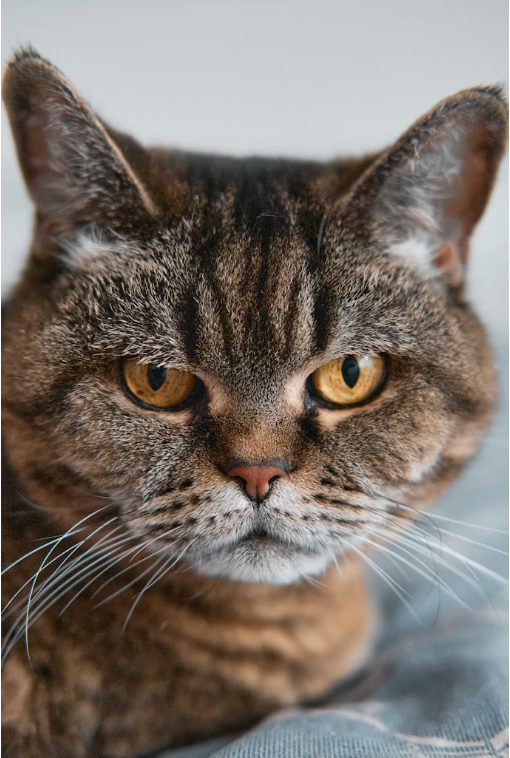
#> input picture DIP/cat.png, 510 x 758 px
$ jupyter execute 20.ipynb
#> lines starting #> are read from the running program, lines starting #| are printed output that depends on the picture; after the words box and inside, x2 and y2 are one past the last pixel; in counts of white or black regions, pixels touching at a corner belong together
## Problem 20
Write a Python program to perform region-based segmentation and thresholding.

[cell 1]
import cv2
import numpy as np
import matplotlib.pyplot as plt

# Read Image
image = cv2.imread("cat.png", cv2.IMREAD_GRAYSCALE)
#> image: shape (758, 510); min 1, max 255, mean 115.9

# 1. Global Thresholding
_, global_thresh = cv2.threshold(
    image,
    127,
    255,
    cv2.THRESH_BINARY
)
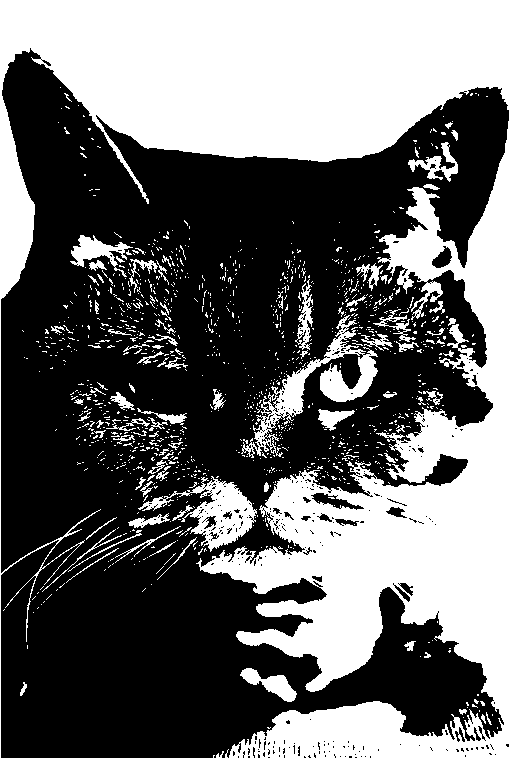
#> global_thresh: shape (758, 510); 41.3% white; 1187 white regions (1092 under 20 px), largest, box (x1, y1, x2, y2) and area: (0, 0, 510, 758) 139758, (241, 315, 378, 458) 4006, (138, 476, 257, 552) 2934


# 2. Otsu's Thresholding
otsu_thresh_value, otsu_thresh = cv2.threshold(
    image,
    0,
    255,
    cv2.THRESH_BINARY + cv2.THRESH_OTSU
)
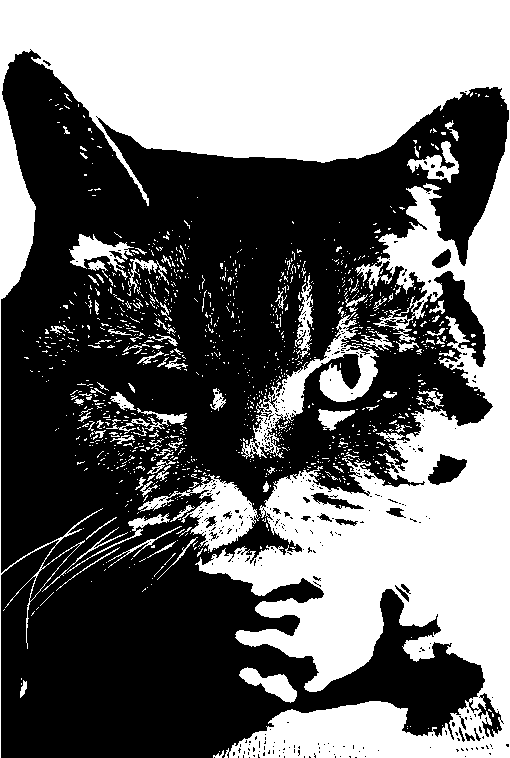
#> otsu_thresh: shape (758, 510); 43% white; 1161 white regions (1068 under 20 px), largest, box (x1, y1, x2, y2) and area: (0, 0, 510, 758) 144993, (241, 307, 379, 459) 4366, (138, 474, 260, 552) 3102
#> otsu_thresh_value = 123


# 3. Adaptive Thresholding
adaptive_thresh = cv2.adaptiveThreshold(
    image,
    255,
    cv2.ADAPTIVE_THRESH_GAUSSIAN_C,
    cv2.THRESH_BINARY,
    11,
    2
)
#> adaptive_thresh: shape (758, 510); 66.6% white; black in thin lines or dots


# 4. Region-Based Segmentation
#    Using Connected Components
# Use binary image for segmentation
binary = otsu_thresh.copy()

num_labels, labels, stats, centroids = cv2.connectedComponentsWithStats(
    binary,
    connectivity=8
)
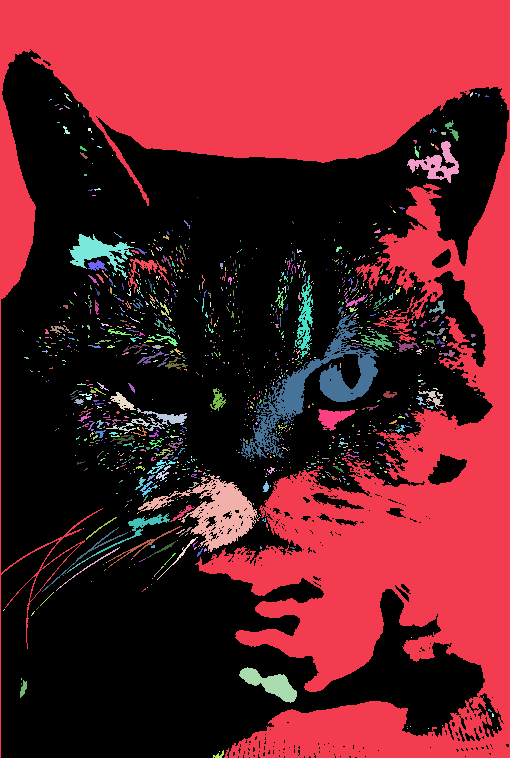
#> labels: shape (758, 510) int32; 1162 distinct labels, from 0 to 1161; one colour per label, 0 black
#> num_labels = 1162; stats = 1162 rows, first 6: [1, 49, 508, 709, 220320], [0, 0, 510, 758, 144993], [60, 87, 1, 1, 1], [64, 93, 8, 9, 18], [470, 92, 3, 5, 9], [475, 93, 2, 1, 2]; centroids = 1162 pairs, first value 3.5 to 501, second value 87 to 754.9

# Create output image
region_segmented = np.zeros_like(image)

# Assign different intensity values to different regions
for i in range(1, num_labels):
    region_segmented[labels == i] = (i * 50) % 256
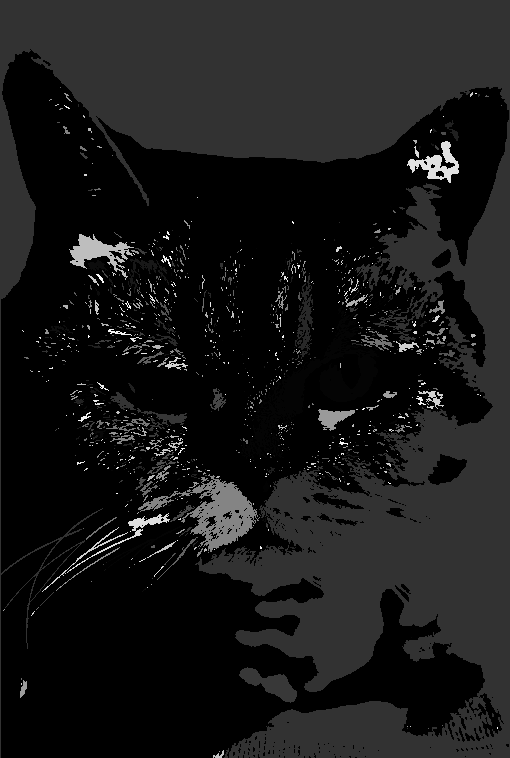
#> region_segmented: shape (758, 510); min 0, max 254, mean 24.3


# 5. Keep Only Large Regions
min_area = 500

large_regions = np.zeros_like(image)

for i in range(1, num_labels):

    area = stats[i, cv2.CC_STAT_AREA]

    if area >= min_area:
        large_regions[labels == i] = 255
#> this loop made 1161 passes
#> area on passes 1, 16, 18: 144993, 91, 26


# Display Results
plt.figure(figsize=(12, 10))

plt.subplot(2, 3, 1)
plt.imshow(image, cmap="gray")
plt.title("Original Image")
plt.axis("off")

plt.subplot(2, 3, 2)
plt.imshow(global_thresh, cmap="gray")
plt.title("Global Thresholding")
plt.axis("off")

plt.subplot(2, 3, 3)
plt.imshow(otsu_thresh, cmap="gray")
plt.title("Otsu Thresholding")
plt.axis("off")

plt.subplot(2, 3, 4)
plt.imshow(adaptive_thresh, cmap="gray")
plt.title("Adaptive Thresholding")
plt.axis("off")

plt.subplot(2, 3, 5)
plt.imshow(region_segmented, cmap="gray")
plt.title("Region-Based Segmentation")
plt.axis("off")

plt.subplot(2, 3, 6)
plt.imshow(large_regions, cmap="gray")
plt.title("Large Regions Only")
plt.axis("off")

plt.tight_layout()
plt.show()

[cell 2]
# Manual implementation of the same problem using custom logic
# This solves the same task without using OpenCV thresholding/connectedComponents helpers

import cv2
import numpy as np
import matplotlib.pyplot as plt

# Read image
image = cv2.imread("cat.png", cv2.IMREAD_GRAYSCALE)

# 1. Manual Global Thresholding
def manual_global_threshold(img, T=127):
    out = np.zeros_like(img)
    out[img >= T] = 255
    return out

# 2. Manual Otsu Thresholding
def manual_otsu_threshold(img):
    hist, _ = np.histogram(img, bins=256, range=(0, 256))
    total = img.size
    sum_hist = np.arange(256) * hist
    total_sum = sum_hist.sum()
    sumB = 0.0
    wB = 0
    max_var = 0.0
    threshold = 0

    for t in range(256):
        wB += hist[t]
        if wB == 0:
            continue
        wF = total - wB
        if wF == 0:
            break
        sumB += t * hist[t]
        mB = sumB / wB
        mF = (total_sum - sumB) / wF
        var_between = wB * wF * (mB - mF) ** 2
        if var_between > max_var:
            max_var = var_between
            threshold = t

    out = np.zeros_like(img)
    out[img >= threshold] = 255
    return threshold, out

# 3. Manual Adaptive Thresholding
def manual_adaptive_threshold(img, block_size=11, C=2):
    pad = block_size // 2
    h, w = img.shape
    out = np.zeros_like(img)
    img_pad = np.pad(img, pad, mode='edge')

    for y in range(h):
        for x in range(w):
            patch = img_pad[y:y + block_size, x:x + block_size]
            local_mean = np.mean(patch)
            threshold = local_mean - C
            out[y, x] = 255 if img[y, x] >= threshold else 0
    return out

# 4. Manual Region-Based Segmentation
def manual_connected_components(binary_img):
    h, w = binary_img.shape
    visited = np.zeros_like(binary_img, dtype=bool)
    labels = np.zeros_like(binary_img, dtype=int)
    components = []
    label = 0

    for y in range(h):
        for x in range(w):
            if binary_img[y, x] == 0 or visited[y, x]:
                continue

            label += 1
            stack = [(y, x)]
            visited[y, x] = True
            pixels = []

            while stack:
                cy, cx = stack.pop()
                pixels.append((cy, cx))
                for ny in range(max(0, cy - 1), min(h, cy + 2)):
                    for nx in range(max(0, cx - 1), min(w, cx + 2)):
                        if binary_img[ny, nx] != 0 and not visited[ny, nx]:
                            visited[ny, nx] = True
                            stack.append((ny, nx))

            components.append(pixels)
            for py, px in pixels:
                labels[py, px] = label

    return labels, components

# 5. Keep Only Large Regions
def keep_large_regions(labels, min_area=500):
    h, w = labels.shape
    out = np.zeros((h, w), dtype=np.uint8)
    region_areas = {}

    for y in range(h):
        for x in range(w):
            label = labels[y, x]
            if label != 0:
                region_areas[label] = region_areas.get(label, 0) + 1

    for y in range(h):
        for x in range(w):
            label = labels[y, x]
            if label != 0 and region_areas.get(label, 0) >= min_area:
                out[y, x] = 255
    return out

# ----- Apply manual methods -----
global_thresh = manual_global_threshold(image, 127)
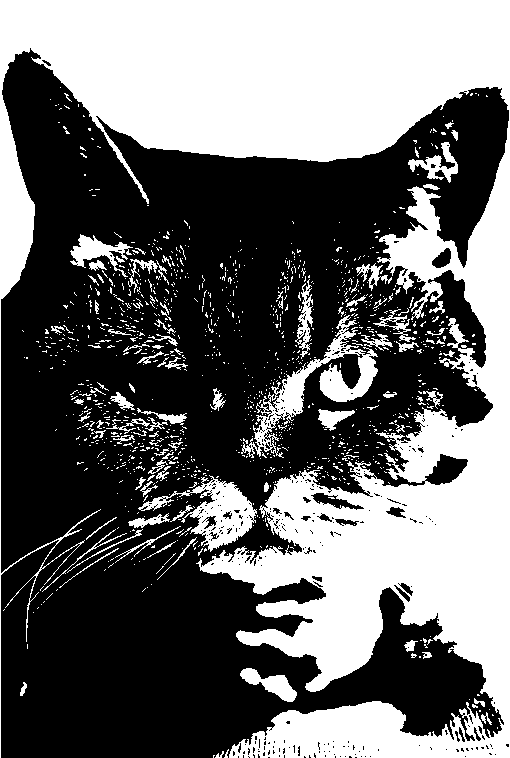
#> global_thresh: shape (758, 510); 41.7% white; 1167 white regions (1074 under 20 px), largest, box (x1, y1, x2, y2) and area: (0, 0, 510, 758) 140788, (241, 315, 378, 458) 4114, (138, 475, 257, 552) 2970
otsu_value, otsu_thresh = manual_otsu_threshold(image)
#> in manual_otsu_threshold, `hist, _ = np.histogram(img, bins=256, range=(0, 256))`: hist = 256 values, max 7126 at index 205, min 0 at index 0, mean 1510.1
#> in manual_otsu_threshold, `sum_hist = np.arange(256) * hist`: sum_hist = 256 values, max 1460830 at index 205, min 0 at index 0, mean 175068.5
#> in manual_otsu_threshold, `total_sum = sum_hist.sum()`: total_sum = 44817540
#> the loop in manual_otsu_threshold, `for t in range(256):` made 256 passes
#> (wB, wF, sumB, mB, mF, max_var) on passes 2 to 13: (1, 386579, 1, 1, 115.9, 5.11e+09), (3, 386577, 5, 1.67, 115.9, 1.51e+10), (9, 386571, 23, 2.56, 115.9, 4.47e+10), (20, 386560, 67, 3.35, 115.9, 9.8e+10), (34, 386546, 137, 4.03, 115.9, 1.65e+11), (56, 386524, 269, 4.8, 115.9, 2.67e+11), (77, 386503, 416, 5.4, 116, 3.64e+11), (111, 386469, 688, 6.2, 116, 5.17e+11), (172, 386408, 1237, 7.19, 116, 7.87e+11), (236, 386344, 1877, 7.95, 116, 1.06e+12), (349, 386231, 3120, 8.94, 116, 1.55e+12), (469, 386111, 4560, 9.72, 116.1, 2.05e+12)
#> wB on pass 1: 0
#> otsu_thresh: shape (758, 510); 43.4% white; 1133 white regions (1039 under 20 px), largest, box (x1, y1, x2, y2) and area: (0, 0, 510, 758) 145940, (241, 307, 379, 459) 4458, (138, 474, 260, 552) 3256
adaptive_thresh = manual_adaptive_threshold(image, 11, 2)
#> in manual_adaptive_threshold, `img_pad = np.pad(img, pad, mode='edge')`:
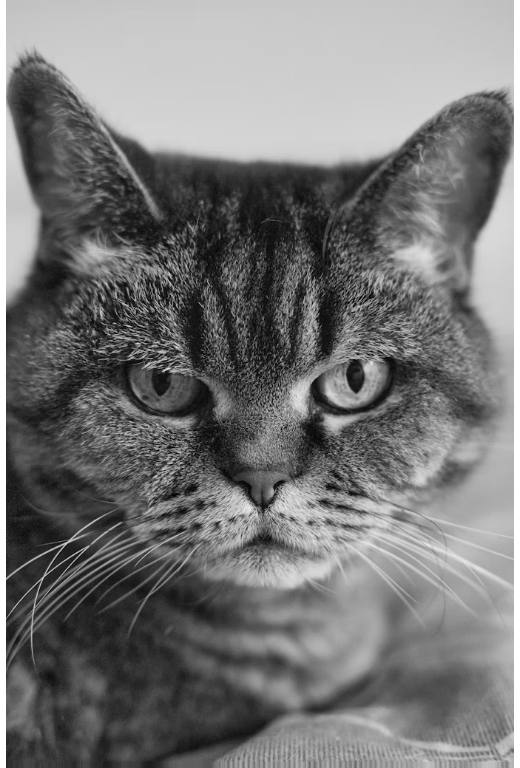
#> img_pad: shape (768, 520); min 1, max 255, mean 119.1
#> after the loop in manual_adaptive_threshold, `for y in range(h):`:
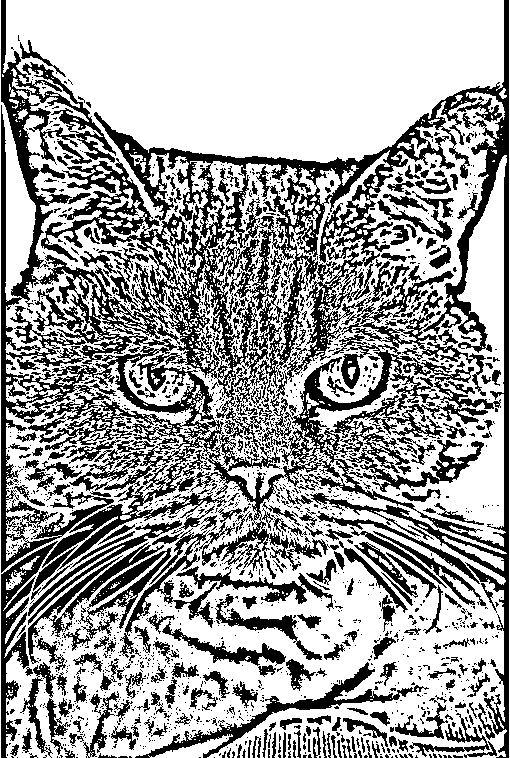
#> out: shape (758, 510); 64% white; 1827 black regions (1522 under 20 px), largest, box (x1, y1, x2, y2) and area: (1, 0, 509, 758) 84164, (135, 662, 429, 758) 2924, (1, 541, 58, 758) 2893

# Use Otsu binary image for region-based segmentation
binary = otsu_thresh.copy()
labels, components = manual_connected_components(binary)
#> after the loop in manual_connected_components, `for y in range(h):`:
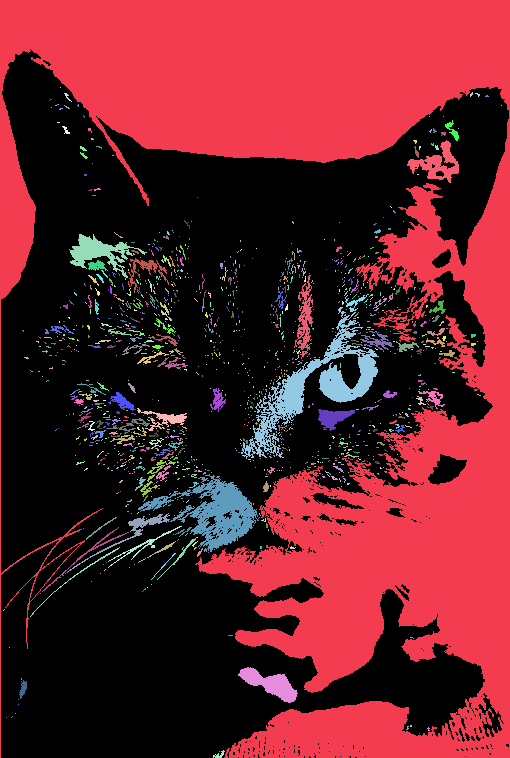
#> labels: shape (758, 510) int64; 1134 distinct labels, from 0 to 1133; one colour per label, 0 black
region_segmented = np.zeros_like(image)
for i in range(1, len(components) + 1):
    region_segmented[labels == i] = (i * 50) % 256
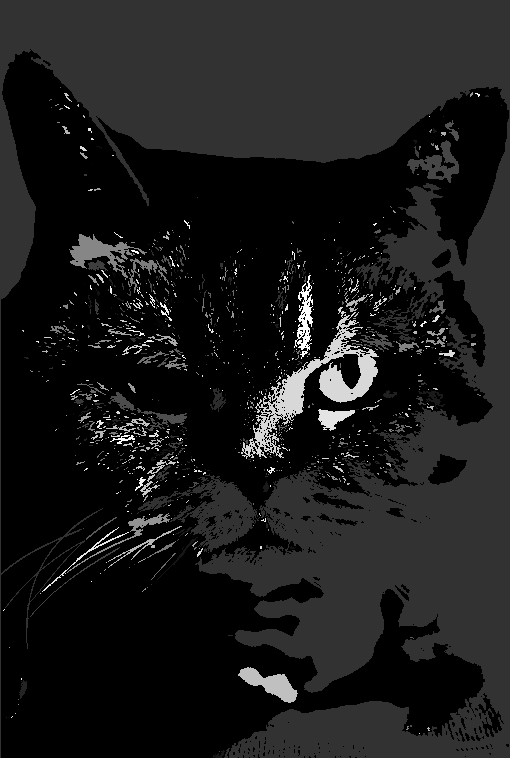
#> region_segmented: shape (758, 510); min 0, max 254, mean 26.8

large_regions = keep_large_regions(labels, min_area=500)
#> after the loop in keep_large_regions, `for y in range(h):`:
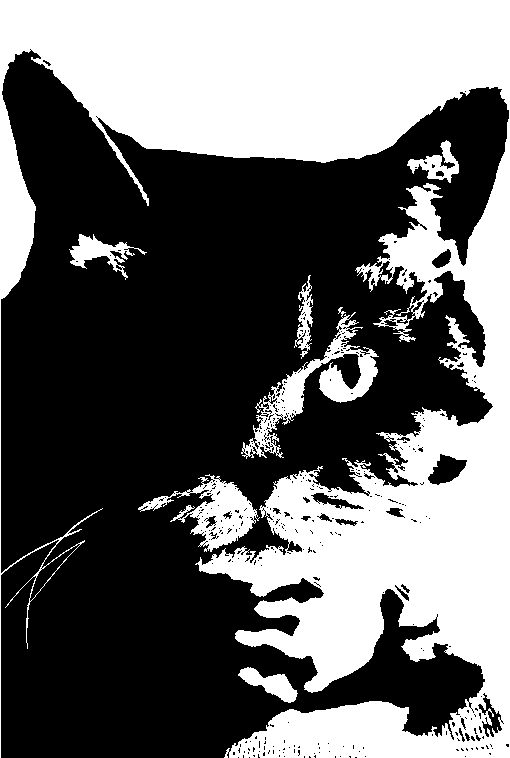
#> out: shape (758, 510); 40.7% white; 7 white regions, largest, box (x1, y1, x2, y2) and area: (0, 0, 510, 758) 145940, (241, 307, 379, 459) 4458, (138, 474, 260, 552) 3256

# Display results
plt.figure(figsize=(12, 10))

plt.subplot(2, 3, 1)
plt.imshow(image, cmap="gray")
plt.title("Original Image")
plt.axis("off")

plt.subplot(2, 3, 2)
plt.imshow(global_thresh, cmap="gray")
plt.title("Manual Global Thresholding")
plt.axis("off")

plt.subplot(2, 3, 3)
plt.imshow(otsu_thresh, cmap="gray")
plt.title("Manual Otsu Thresholding")
plt.axis("off")

plt.subplot(2, 3, 4)
plt.imshow(adaptive_thresh, cmap="gray")
plt.title("Manual Adaptive Thresholding")
plt.axis("off")

plt.subplot(2, 3, 5)
plt.imshow(region_segmented, cmap="gray")
plt.title("Manual Region-Based Segmentation")
plt.axis("off")

plt.subplot(2, 3, 6)
plt.imshow(large_regions, cmap="gray")
plt.title("Manual Large Regions Only")
plt.axis("off")

plt.tight_layout()
plt.show()
